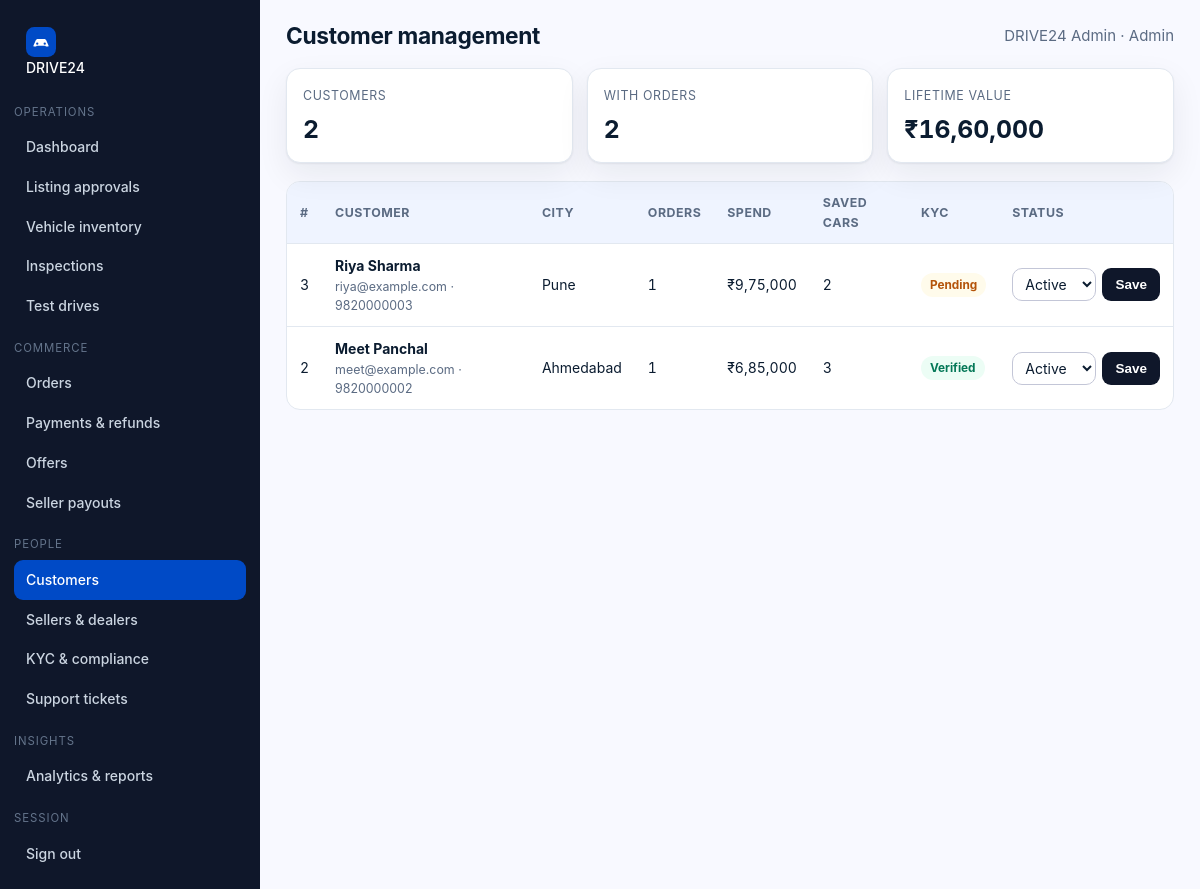
The page /admin/customers.php (signed in) on the database its author committed.
### tables this page shows
CREATE TABLE users (
  id INT AUTO_INCREMENT PRIMARY KEY,
  name VARCHAR(120) NOT NULL,
  email VARCHAR(160) NOT NULL UNIQUE,
  mobile VARCHAR(20) DEFAULT NULL,
  password_hash VARCHAR(255) NOT NULL,
  role ENUM('buyer','seller','dealer','admin','support') NOT NULL DEFAULT 'buyer',
  city VARCHAR(80) DEFAULT NULL,
  company VARCHAR(120) DEFAULT NULL,
  kyc_status ENUM('pending','verified','rejected') NOT NULL DEFAULT 'pending',
  status ENUM('active','suspended') NOT NULL DEFAULT 'active',
  created_at TIMESTAMP DEFAULT CURRENT_TIMESTAMP
);

### includes/db.php (called while the page is built, shortened)
<?php
function config(?string $group = null): array
{
    static $config = null;
    if ($config === null) { $config = require __DIR__ . '/../config/config.php'; }
    return $group !== null ? ($config[$group] ?? []) : $config;
}
function db(): PDO
{
    static $pdo = null;
    if ($pdo instanceof PDO) { return $pdo; }
    $c = config('db');
    $dsn = "mysql:host={$c['host']};port={$c['port']};dbname={$c['name']};charset={$c['charset']}";
    $pdo = new PDO($dsn, $c['user'], $c['pass'], [
        PDO::ATTR_ERRMODE            => PDO::ERRMODE_EXCEPTION,
        PDO::ATTR_DEFAULT_FETCH_MODE => PDO::FETCH_ASSOC,
        PDO::ATTR_EMULATE_PREPARES   => false,
    ]);
    return $pdo;
}
function q(string $sql, array $params = []): PDOStatement
{
    $stmt = db()->prepare($sql);
    $stmt->execute($params);
    return $stmt;
}
function fetchAll(string $sql, array $params = []): array { return q($sql, $params)->fetchAll(); }
function fetchOne(string $sql, array $params = []): ?array
{
    $row = q($sql, $params)->fetch();
    return $row === false ? null : $row;
}

### admin/customers.php (the view, shortened to what this page needs)
<?php
require_once __DIR__ . '/../includes/admin_layout.php';
$admin = requireLogin('admin');
$rows = fetchAll("SELECT u.*,
    (SELECT COUNT(*) FROM orders o WHERE o.buyer_id = u.id) AS orders,
    (SELECT COALESCE(SUM(o.amount),0) FROM orders o WHERE o.buyer_id = u.id) AS spend,
    (SELECT COUNT(*) FROM wishlists w WHERE w.user_id = u.id) AS saved
    FROM users u WHERE u.role = 'buyer' ORDER BY spend DESC, u.id DESC");
adminHeader('Customer management', 'customers');
?>
<div class="kpis">
  <div class="kpi"><small>Customers</small><b class="num"><?= count($rows) ?></b></div>
  <div class="kpi"><small>With orders</small><b class="num"><?= count(array_filter($rows, static fn ($r) => (int) $r['orders'] > 0)) ?></b></div>
  <div class="kpi"><small>Lifetime value</small><b class="num"><?= rupees(array_sum(array_map(static fn ($r) => (float) $r['spend'], $rows))) ?></b></div>
</div>
<div class="table-wrap" style="margin-top:14px"><table class="data">
  <thead><tr><th>#</th><th>Customer</th><th>City</th><th>Orders</th><th>Spend</th><th>Saved cars</th><th>KYC</th><th>Status</th></tr></thead>
  <tbody>
  <?php foreach ($rows as $r): ?>
    <tr><td class="num"><?= (int) $r['id'] ?></td>
      <td><b><?= e((string) $r['name']) ?></b><div class="muted" style="font-size:12.4px"><?= e((string) $r['email']) ?> &middot; <?= e((string) ($r['mobile'] ?? '')) ?></div></td>
      <td><?= e((string) ($r['city'] ?? '-')) ?></td>
      <td class="num"><?= (int) $r['orders'] ?></td>
      <td class="num"><?= rupees($r['spend']) ?></td>
      <td class="num"><?= (int) $r['saved'] ?></td>
      <td><?= statusBadge((string) $r['kyc_status']) ?></td>
      <td><form method="post" style="display:flex;gap:6px">
        <select class="form-select" style="padding:6px 8px" name="status">
          <option value="active" <?= $r['status'] === 'active' ? 'selected' : '' ?>>Active</option>
        </select><button class="btn btn-dark btn-sm" type="submit">Save</button></form></td></tr>
  <?php endforeach; ?>
  </tbody></table></div>
<?php adminFooter(); ?>

### includes/admin_layout.php (shortened to what this page needs)
<?php
require_once __DIR__ . '/helpers.php';
function adminHeader(string $title, string $active = '', string $area = 'admin'): void
{
    $u = user();
    $adminMenu = [
        'Operations' => [
            'dashboard'   => ['Dashboard', 'admin/index.php'],
            'approvals'   => ['Listing approvals', 'admin/approvals.php'],
            'vehicles'    => ['Vehicle inventory', 'admin/vehicles.php'],
            'inspections' => ['Inspections', 'admin/inspections.php'],
            'testdrives'  => ['Test drives', 'admin/testdrives.php'],
        ],
        'Commerce' => [
            'orders'   => ['Orders', 'admin/orders.php'],
            'payments' => ['Payments &amp; refunds', 'admin/payments.php'],
            'offers'   => ['Offers', 'admin/offers.php'],
            'payouts'  => ['Seller payouts', 'admin/payouts.php'],
        ],
        'People' => [
            'customers' => ['Customers', 'admin/customers.php'],
            'sellers'   => ['Sellers &amp; dealers', 'admin/sellers.php'],
            'kyc'       => ['KYC &amp; compliance', 'admin/kyc.php'],
            'support'   => ['Support tickets', 'admin/support.php'],
        ],
        'Insights' => [
            'reports' => ['Analytics &amp; reports', 'admin/reports.php'],
        ],
    ];
    $sellerMenu = [
        'Seller portal' => [
            'dashboard'  => ['Dashboard', 'seller/dashboard.php'],
            'listings'   => ['My listings', 'seller/listings.php'],
            'offers'     => ['Offers', 'seller/offers.php'],
            'testdrives' => ['Test drives', 'seller/testdrives.php'],
            'payouts'    => ['Payouts', 'seller/payouts.php'],
        ],
        'Shortcuts' => [
            'new' => ['List a new car', 'sell.php'],
            'site' => ['Back to marketplace', 'index.php'],
        ],
    ];
    $menu = $area === 'admin' ? $adminMenu : $sellerMenu;
    ?><!DOCTYPE html>
<html lang="en">
<head>
<link rel="stylesheet" href="<?= e(base('assets/css/app.css')) ?>">
</head>
<body data-base="<?= e(rtrim(base(''), '/')) ?>" data-csrf="<?= e(csrfToken()) ?>">
<div class="admin-shell">
  <aside class="admin-side">
    <a class="brand" href="<?= e(base('index.php')) ?>"><img src="<?= e(base('assets/img/logo.svg')) ?>" alt="" width="30" height="30">DRIVE24</a>
    <?php foreach ($menu as $group => $items): ?>
      <div class="group"><?= e($group) ?></div>
      <?php foreach ($items as $key => $item): ?>
        <a class="<?= $active === $key ? 'active' : '' ?>" href="<?= e(base($item[1])) ?>"><?= $item[0] ?></a>
      <?php endforeach; ?>
    <?php endforeach; ?>
    <div class="group">Session</div>
    <a href="<?= e(base('logout.php')) ?>">Sign out</a>
  </aside>
  <section class="admin-main">
    <div class="admin-top">
      <h1><?= e($title) ?></h1>
      <div style="margin-left:auto" class="muted"><?= e($u['name'] ?? '') ?> &middot; <?= e(ucfirst((string) ($u['role'] ?? ''))) ?></div>
    </div>
<?php }
function adminFooter(): void
{
    ?>
  </section>
</div>
</body>
</html>
<?php }

### includes/helpers.php (shortened to what this page needs)
<?php
require_once __DIR__ . '/db.php';
function e(?string $value): string
{
    return htmlspecialchars((string) $value, ENT_QUOTES | ENT_SUBSTITUTE, 'UTF-8');
}
function base(string $path = ''): string
{
    $script = $_SERVER['SCRIPT_NAME'] ?? '/index.php';
    $dir = rtrim(str_replace('\\', '/', dirname($script)), '/');
    if (preg_match('#/(admin|seller|api)$#', $dir)) { $dir = rtrim(dirname($dir), '/'); }
    return ($dir === '' ? '' : $dir) . '/' . ltrim($path, '/');
}
function rupees(float|int|string|null $amount): string
{
    $n = (int) round((float) $amount);
    $sign = $n < 0 ? '-' : '';
    $s = (string) abs($n);
    if (strlen($s) > 3) {
        $last3 = substr($s, -3);
        $rest = preg_replace('/\B(?=(\d{2})+(?!\d))/', ',', substr($s, 0, -3));
        $s = $rest . ',' . $last3;
    }
    return $sign . "\u{20B9}" . $s;
}
function csrfToken(): string
{
    return $_SESSION['csrf'];
}
function user(): ?array
{
    static $cached = null;
    if ($cached !== null) { return $cached ?: null; }
    $id = $_SESSION['user_id'] ?? null;
    $row = fetchOne('SELECT id, name, email, mobile, role, city, kyc_status FROM users WHERE id = ? AND status = "active"', [$id]);
    $cached = $row ?: false;
    return $cached ?: null;
}
function requireLogin(?string $area = null): array
{
    $u = user();
    return $u;
}
function statusBadge(?string $status): string
{
    $status = (string) $status;
    $map = [
        'active' => 'ok', 'approved' => 'ok', 'paid' => 'ok', 'delivered' => 'ok', 'verified' => 'ok',
        'completed' => 'ok', 'accepted' => 'ok', 'sold' => 'ok',
        'pending' => 'warn', 'processing' => 'warn', 'scheduled' => 'warn', 'requested' => 'warn',
        'in_transit' => 'warn', 'countered' => 'warn',
        'confirmed' => 'info', 'reserved' => 'info', 'draft' => 'info', 'open' => 'info', 'new' => 'info',
        'rejected' => 'bad', 'failed' => 'bad', 'cancelled' => 'bad', 'returned' => 'bad', 'suspended' => 'bad',
    ];
    return '<span class="badge ' . ($map[$status] ?? 'info') . '">' . e(ucwords(str_replace('_', ' ', $status))) . '</span>';
}

### assets/css/app.css (style rules this page uses)
:root { --primary:#004ac6; --primary-600:#2563eb; --primary-700:#1d4ed8; --navy:#0f172a; --navy-2:#1e293b; --sky:#38bdf8; --bg:#f8f9ff; --surface:#ffffff; --surface-low:#eff4ff; --ink:#0b1c30; --muted:#5b6b83; --line:#e2e8f0; --line-strong:#c3c6d7; --ok:#10b981; --ok-bg:#ecfdf5; --warn:#f59e0b; --warn-bg:#fffbeb; --bad:#ef4444; --bad-bg:#fef2f2; --info-bg:#eff6ff; --radius:14px; --shadow:0 1px 2px rgba(15,23,42,.06),0 12px 32px rgba(15,23,42,.07); }
* { box-sizing:border-box }
html { -webkit-text-size-adjust:100% }
body { margin:0;font-family:Inter,"Segoe UI",system-ui,-apple-system,Arial,sans-serif;background:var(--bg);color:var(--ink);line-height:1.55;font-size:15px }
h1,h2,h3,h4 { font-family:"Plus Jakarta Sans",Inter,system-ui,Arial,sans-serif;line-height:1.22;margin:0 0 8px;letter-spacing:-.015em }
h1 { font-size:2rem }
a { color:var(--primary-700);text-decoration:none }
img { max-width:100%;display:block }
.num { font-variant-numeric:tabular-nums }
.muted { color:var(--muted) }
.brand { display:flex;align-items:center;gap:10px;font-weight:800;font-size:1.15rem;color:var(--navy) }
.btn { display:inline-flex;align-items:center;justify-content:center;gap:8px;border:1px solid transparent;border-radius:10px;padding:10px 16px;font-weight:650;font-size:14.5px;cursor:pointer;background:var(--surface-low);color:var(--navy);transition:.15s }
.btn-dark { background:var(--navy);color:#fff }
.btn-sm { padding:7px 12px;font-size:13.5px;border-radius:9px }
.form-control,.form-select,textarea.form-control { width:100%;padding:10px 12px;border:1px solid var(--line-strong);border-radius:10px;background:#fff;font:inherit;color:var(--ink) }
.badge { display:inline-block;padding:3px 9px;border-radius:999px;font-size:11.8px;font-weight:700 }
.badge.ok { background:var(--ok-bg);color:#047857 }
.badge.warn { background:var(--warn-bg);color:#b45309 }
.table-wrap { overflow:auto;background:#fff;border:1px solid var(--line);border-radius:var(--radius) }
table.data { width:100%;border-collapse:collapse;font-size:14px;min-width:640px }
table.data th { background:var(--surface-low);text-align:left;padding:11px 13px;font-size:12.4px;text-transform:uppercase;letter-spacing:.04em;color:var(--muted);border-bottom:1px solid var(--line) }
table.data td { padding:11px 13px;border-bottom:1px solid var(--line);vertical-align:middle }
table.data tr:last-child td { border-bottom:0 }
.admin-shell { display:grid;grid-template-columns:260px 1fr;min-height:100vh }
.admin-side { background:var(--navy);color:#cbd5e1;padding:18px 14px }
.admin-side .brand { color:#fff;margin-bottom:16px }
.admin-side .group { margin:14px 0 6px;font-size:11.4px;text-transform:uppercase;letter-spacing:.08em;color:#64748b }
.admin-side a { display:block;padding:9px 12px;border-radius:9px;color:#cbd5e1;font-size:14px;font-weight:550 }
.admin-side a.active { background:var(--primary);color:#fff }
.admin-main { padding:22px 26px;background:var(--bg) }
.admin-top { display:flex;align-items:center;gap:14px;margin-bottom:18px;flex-wrap:wrap }
.admin-top h1 { margin:0;font-size:1.42rem }
.kpis { display:grid;grid-template-columns:repeat(auto-fit,minmax(180px,1fr));gap:14px;margin-bottom:18px }
.kpi { background:#fff;border:1px solid var(--line);border-radius:var(--radius);padding:14px 16px;box-shadow:var(--shadow) }
.kpi small { color:var(--muted);font-size:12.4px;text-transform:uppercase;letter-spacing:.05em }
.kpi b { display:block;font-size:1.55rem;margin-top:4px }

### rows shown on the page
users: name "DRIVE24 Admin", role "Admin"
users: id "3", name "Riya Sharma", email "riya@example.com", mobile "9820000003", city "Pune", orders "1", spend "₹9,75,000", saved "2", kyc_status "Pending", status "Active"
users: id "2", name "Meet Panchal", email "meet@example.com", mobile "9820000002", city "Ahmedabad", orders "1", spend "₹6,85,000", saved "3", kyc_status "Verified", status "Active"

### other values the page prints
$group "OPERATIONS"
$item[0] "Dashboard"
$item[0] "Listing approvals"
$item[0] "Vehicle inventory"
$item[0] "Inspections"
$item[0] "Test drives"
$group "COMMERCE"
$item[0] "Orders"
$item[0] "Payments & refunds"
$item[0] "Offers"
$item[0] "Seller payouts"
$group "PEOPLE"
$item[0] "Customers"
$item[0] "Sellers & dealers"
$item[0] "KYC & compliance"
